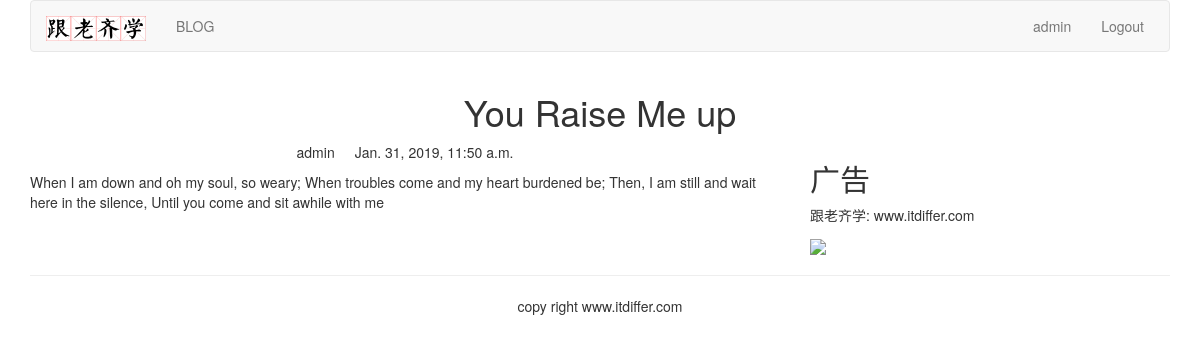
Page /blog/1/ (signed in) on the committed database.
### blog/models.py (models this page shows, shortened)
class BlogArticles(models.Model):
	title = models.CharField(max_length=300)
	author = models.ForeignKey(User, on_delete=models.CASCADE, related_name="blog_posts")
	body = models.TextField()
	publish = models.DateTimeField(default=timezone.now)
	class Meta:
		ordering = ("-publish",)

### blog/views.py (the view)
# urls.py: path('<int:article_id>/', views.blog_article, name='blog_article'),
def blog_article(request, article_id):
	article = get_object_or_404(BlogArticles, id=article_id)
	pub = article.publish
	return render(request, "blog/content.html", {"article":article, "publish":pub})

### templates/blog/content.html (shortened to what this page needs)
{% extends "base.html" %}
{% block content %}
<div class="row text-center verticle-middle-sm">
	<h1>{{ article.title }}</h1>
</div>
<div class="row">
	<div class="col-xs-12 col-md-8">
		<p class="text-center"><span>{{ article.author.username }}</span><span style="margin-left:20px">{{ publish }}</span></p>
		<div>{{ article.body }}</div>
	</div>
	<div class="col-xs-6 col-md-4">
		<h2>广告</h2>
		<p>跟老齐学: www.itdiffer.com</p>
		<img width="200px" src="http://www.mrwallpaper.com/wallpapers/Fluffy-Cat.jpg">
	</div>
</div>
{% endblock %}

### templates/header.html
{% load staticfiles %}
<div class="container">
	<nav class="navbar navbar-default" role="navigation">
		<div class="navbar-header">
			<a class="navbar-brand" href="http://www.itdiffer.com"><img src="{% static '/images/logo.png' %}" width="100px"></a>
		</div>
		<div>
			<ul class="nav navbar-nav" role="navigation">
				<li><a href="{% url 'blog:blog_title' %}">BLOG</a></li>
			</ul>
			<ul class="nav navbar-nav navbar-right" style="margin-right: 10px">
				{% if user.is_authenticated %}
				<li><a href="#">{{ user.username }}</a></li>
				<li><a href="{% url 'account:user_logout' %}">Logout</a></li>
				{% else %}
				<li><a href="{% url 'account:user_login' %}">LOGIN</a></li>
				{% endif %}
			</ul>
		</div>
	</nav>
</div>

### rows in the picture
BlogArticles: title "You Raise Me up", author.username "admin", publish "Jan. 31, 2019, 11:50 a.m.", body "When I am down and oh my soul, so weary; When troubles come and my heart burdened be; Then, I am still and wait here in the silence, Until you come and sit awhile with me"

### other values in the picture
{{ user.username }} "admin"
